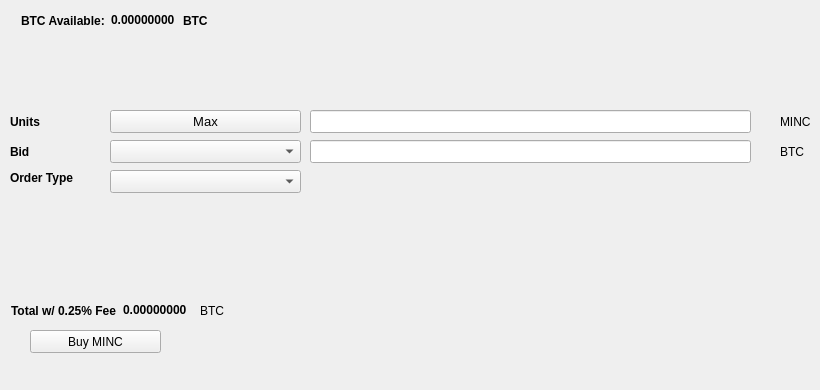
   <widget class="QWidget" name="BuyTab">
    <attribute name="title">
     <string>Buy</string>
    </attribute>
    <widget class="QPushButton" name="BuyMINC">
     <property name="geometry">
      <rect>
       <x>30</x>
       <y>330</y>
       <width>131</width>
       <height>23</height>
      </rect>
     </property>
     <property name="text">
      <string>Buy MINC</string>
     </property>
     <property name="icon">
      <iconset resource="../minnodes.qrc">
       <normaloff>:/icons/bitcoin</normaloff>:/icons/bitcoin</iconset>
     </property>
    </widget>
    <widget class="QLabel" name="label_3">
     <property name="geometry">
      <rect>
       <x>10</x>
       <y>110</y>
       <width>46</width>
       <height>23</height>
      </rect>
     </property>
     <property name="font">
      <font>
       <weight>75</weight>
       <bold>true</bold>
      </font>
     </property>
     <property name="text">
      <string>Units</string>
     </property>
    </widget>
    <widget class="QLineEdit" name="UnitsInput">
     <property name="geometry">
      <rect>
       <x>310</x>
       <y>110</y>
       <width>441</width>
       <height>23</height>
      </rect>
     </property>
     <property name="font">
      <font>
       <pointsize>9</pointsize>
       <weight>75</weight>
       <bold>true</bold>
      </font>
     </property>
    </widget>
    <widget class="QLineEdit" name="BuyBidPriceEdit">
     <property name="geometry">
      <rect>
       <x>310</x>
       <y>140</y>
       <width>441</width>
       <height>23</height>
      </rect>
     </property>
     <property name="font">
      <font>
       <pointsize>9</pointsize>
       <weight>75</weight>
       <bold>true</bold>
      </font>
     </property>
    </widget>
    <widget class="QLabel" name="label_4">
     <property name="geometry">
      <rect>
       <x>780</x>
       <y>110</y>
       <width>31</width>
       <height>23</height>
      </rect>
     </property>
     <property name="text">
      <string>MINC</string>
     </property>
    </widget>
    <widget class="QLabel" name="label_5">
     <property name="geometry">
      <rect>
       <x>780</x>
       <y>140</y>
       <width>31</width>
       <height>23</height>
      </rect>
     </property>
     <property name="text">
      <string>BTC</string>
     </property>
    </widget>
    <widget class="QLabel" name="label_6">
     <property name="geometry">
      <rect>
       <x>10</x>
       <y>140</y>
       <width>46</width>
       <height>23</height>
      </rect>
     </property>
     <property name="font">
      <font>
       <weight>75</weight>
       <bold>true</bold>
      </font>
     </property>
     <property name="text">
      <string>Bid</string>
     </property>
    </widget>
    <widget class="QLabel" name="label_7">
     <property name="geometry">
      <rect>
       <x>10</x>
       <y>170</y>
       <width>91</width>
       <height>16</height>
      </rect>
     </property>
     <property name="font">
      <font>
       <weight>75</weight>
       <bold>true</bold>
      </font>
     </property>
     <property name="text">
      <string>Order Type</string>
     </property>
    </widget>
    <widget class="QPushButton" name="Buy_Max_Amount">
     <property name="geometry">
      <rect>
       <x>110</x>
       <y>110</y>
       <width>191</width>
       <height>23</height>
      </rect>
     </property>
     <property name="font">
      <font>
       <pointsize>10</pointsize>
      </font>
     </property>
     <property name="text">
      <string>Max</string>
     </property>
    </widget>
    <widget class="QComboBox" name="BuyBidcomboBox">
     <property name="geometry">
      <rect>
       <x>110</x>
       <y>140</y>
       <width>191</width>
       <height>23</height>
      </rect>
     </property>
     <property name="font">
      <font>
       <pointsize>10</pointsize>
      </font>
     </property>
    </widget>
    <widget class="QComboBox" name="buyOrdertypeCombo">
     <property name="geometry">
      <rect>
       <x>110</x>
       <y>170</y>
       <width>191</width>
       <height>23</height>
      </rect>
     </property>
     <property name="font">
      <font>
       <pointsize>10</pointsize>
      </font>
     </property>
    </widget>
    <widget class="QWidget" name="layoutWidget1">
     <property name="geometry">
      <rect>
       <x>21</x>
       <y>11</y>
       <width>227</width>
       <height>19</height>
      </rect>
     </property>
     <layout class="QHBoxLayout" name="horizontalLayout_3">
      <item>
       <widget class="QLabel" name="label232">
        <property name="font">
         <font>
          <weight>75</weight>
          <bold>true</bold>
         </font>
        </property>
        <property name="text">
         <string>BTC Available:</string>
        </property>
       </widget>
      </item>
      <item>
       <widget class="QLabel" name="BtcAvailableLbl">
        <property name="palette">
         <palette>
          <active>
           <colorrole role="WindowText">
            <brush brushstyle="SolidPattern">
             <color alpha="255">
              <red>0</red>
              <green>0</green>
              <blue>0</blue>
             </color>
            </brush>
           </colorrole>
           <colorrole role="Button">
            <brush brushstyle="SolidPattern">
             <color alpha="255">
              <red>0</red>
              <green>170</green>
              <blue>0</blue>
             </color>
            </brush>
           </colorrole>
           <colorrole role="Light">
            <brush brushstyle="SolidPattern">
             <color alpha="255">
              <red>0</red>
              <green>255</green>
              <blue>0</blue>
             </color>
            </brush>
           </colorrole>
           <colorrole role="Midlight">
            <brush brushstyle="SolidPattern">
             <color alpha="255">
              <red>0</red>
              <green>212</green>
              <blue>0</blue>
             </color>
            </brush>
           </colorrole>
           <colorrole role="Dark">
            <brush brushstyle="SolidPattern">
             <color alpha="255">
              <red>0</red>
              <green>85</green>
              <blue>0</blue>
             </color>
            </brush>
           </colorrole>
           <colorrole role="Mid">
            <brush brushstyle="SolidPattern">
             <color alpha="255">
              <red>0</red>
              <green>113</green>
              <blue>0</blue>
             </color>
            </brush>
           </colorrole>
           <colorrole role="Text">
            <brush brushstyle="SolidPattern">
             <color alpha="255">
              <red>0</red>
              <green>170</green>
              <blue>0</blue>
             </color>
            </brush>
           </colorrole>
           <colorrole role="BrightText">
            <brush brushstyle="SolidPattern">
             <color alpha="255">
              <red>255</red>
              <green>255</green>
              <blue>255</blue>
             </color>
            </brush>
           </colorrole>
           <colorrole role="ButtonText">
            <brush brushstyle="SolidPattern">
             <color alpha="255">
              <red>0</red>
              <green>0</green>
              <blue>0</blue>
             </color>
            </brush>
           </colorrole>
           <colorrole role="Base">
            <brush brushstyle="SolidPattern">
             <color alpha="255">
              <red>255</red>
              <green>255</green>
              <blue>255</blue>
             </color>
            </brush>
           </colorrole>
           <colorrole role="Window">
            <brush brushstyle="SolidPattern">
             <color alpha="255">
              <red>0</red>
              <green>170</green>
              <blue>0</blue>
             </color>
            </brush>
           </colorrole>
           <colorrole role="Shadow">
            <brush brushstyle="SolidPattern">
             <color alpha="255">
              <red>0</red>
              <green>0</green>
              <blue>0</blue>
             </color>
            </brush>
           </colorrole>
           <colorrole role="AlternateBase">
            <brush brushstyle="SolidPattern">
             <color alpha="255">
              <red>127</red>
              <green>212</green>
              <blue>127</blue>
             </color>
            </brush>
           </colorrole>
           <colorrole role="ToolTipBase">
            <brush brushstyle="SolidPattern">
             <color alpha="255">
              <red>255</red>
              <green>255</green>
              <blue>220</blue>
             </color>
            </brush>
           </colorrole>
           <colorrole role="ToolTipText">
            <brush brushstyle="SolidPattern">
             <color alpha="255">
              <red>0</red>
              <green>0</green>
              <blue>0</blue>
             </color>
            </brush>
           </colorrole>
          </active>
          <inactive>
           <colorrole role="WindowText">
            <brush brushstyle="SolidPattern">
             <color alpha="255">
              <red>0</red>
              <green>0</green>
              <blue>0</blue>
             </color>
            </brush>
           </colorrole>
           <colorrole role="Button">
            <brush brushstyle="SolidPattern">
             <color alpha="255">
              <red>0</red>
              <green>170</green>
              <blue>0</blue>
             </color>
            </brush>
           </colorrole>
           <colorrole role="Light">
            <brush brushstyle="SolidPattern">
             <color alpha="255">
              <red>0</red>
              <green>255</green>
              <blue>0</blue>
             </color>
            </brush>
           </colorrole>
           <colorrole role="Midlight">
            <brush brushstyle="SolidPattern">
             <color alpha="255">
              <red>0</red>
              <green>212</green>
              <blue>0</blue>
             </color>
            </brush>
           </colorrole>
           <colorrole role="Dark">
            <brush brushstyle="SolidPattern">
             <color alpha="255">
              <red>0</red>
              <green>85</green>
              <blue>0</blue>
             </color>
            </brush>
           </colorrole>
           <colorrole role="Mid">
            <brush brushstyle="SolidPattern">
             <color alpha="255">
              <red>0</red>
              <green>113</green>
              <blue>0</blue>
             </color>
            </brush>
           </colorrole>
           <colorrole role="Text">
            <brush brushstyle="SolidPattern">
             <color alpha="255">
              <red>0</red>
              <green>170</green>
              <blue>0</blue>
             </color>
            </brush>
           </colorrole>
           <colorrole role="BrightText">
            <brush brushstyle="SolidPattern">
             <color alpha="255">
              <red>255</red>
              <green>255</green>
              <blue>255</blue>
             </color>
            </brush>
           </colorrole>
           <colorrole role="ButtonText">
            <brush brushstyle="SolidPattern">
             <color alpha="255">
              <red>0</red>
              <green>0</green>
              <blue>0</blue>
             </color>
            </brush>
           </colorrole>
           <colorrole role="Base">
            <brush brushstyle="SolidPattern">
             <color alpha="255">
              <red>255</red>
              <green>255</green>
              <blue>255</blue>
             </color>
            </brush>
           </colorrole>
           <colorrole role="Window">
            <brush brushstyle="SolidPattern">
             <color alpha="255">
              <red>0</red>
              <green>170</green>
              <blue>0</blue>
             </color>
            </brush>
           </colorrole>
           <colorrole role="Shadow">
            <brush brushstyle="SolidPattern">
             <color alpha="255">
              <red>0</red>
              <green>0</green>
              <blue>0</blue>
             </color>
            </brush>
           </colorrole>
           <colorrole role="AlternateBase">
            <brush brushstyle="SolidPattern">
             <color alpha="255">
              <red>127</red>
              <green>212</green>
              <blue>127</blue>
             </color>
            </brush>
           </colorrole>
           <colorrole role="ToolTipBase">
            <brush brushstyle="SolidPattern">
             <color alpha="255">
              <red>255</red>
              <green>255</green>
              <blue>220</blue>
             </color>
            </brush>
           </colorrole>
           <colorrole role="ToolTipText">
            <brush brushstyle="SolidPattern">
             <color alpha="255">
              <red>0</red>
              <green>0</green>
              <blue>0</blue>
             </color>
            </brush>
           </colorrole>
          </inactive>
          <disabled>
           <colorrole role="WindowText">
            <brush brushstyle="SolidPattern">
             <color alpha="255">
              <red>0</red>
              <green>85</green>
              <blue>0</blue>
             </color>
            </brush>
           </colorrole>
           <colorrole role="Button">
            <brush brushstyle="SolidPattern">
             <color alpha="255">
              <red>0</red>
              <green>170</green>
              <blue>0</blue>
             </color>
            </brush>
           </colorrole>
           <colorrole role="Light">
            <brush brushstyle="SolidPattern">
             <color alpha="255">
              <red>0</red>
              <green>255</green>
              <blue>0</blue>
             </color>
            </brush>
           </colorrole>
           <colorrole role="Midlight">
            <brush brushstyle="SolidPattern">
             <color alpha="255">
              <red>0</red>
              <green>212</green>
              <blue>0</blue>
             </color>
            </brush>
           </colorrole>
           <colorrole role="Dark">
            <brush brushstyle="SolidPattern">
             <color alpha="255">
              <red>0</red>
              <green>85</green>
              <blue>0</blue>
             </color>
            </brush>
           </colorrole>
           <colorrole role="Mid">
            <brush brushstyle="SolidPattern">
             <color alpha="255">
              <red>0</red>
              <green>113</green>
              <blue>0</blue>
             </color>
            </brush>
           </colorrole>
           <colorrole role="Text">
            <brush brushstyle="SolidPattern">
             <color alpha="255">
              <red>0</red>
              <green>85</green>
              <blue>0</blue>
             </color>
            </brush>
           </colorrole>
           <colorrole role="BrightText">
            <brush brushstyle="SolidPattern">
             <color alpha="255">
              <red>255</red>
              <green>255</green>
              <blue>255</blue>
             </color>
            </brush>
           </colorrole>
           <colorrole role="ButtonText">
            <brush brushstyle="SolidPattern">
             <color alpha="255">
              <red>0</red>
              <green>85</green>
              <blue>0</blue>
             </color>
            </brush>
           </colorrole>
           <colorrole role="Base">
            <brush brushstyle="SolidPattern">
             <color alpha="255">
              <red>0</red>
              <green>170</green>
              <blue>0</blue>
             </color>
            </brush>
           </colorrole>
           <colorrole role="Window">
            <brush brushstyle="SolidPattern">
             <color alpha="255">
              <red>0</red>
              <green>170</green>
              <blue>0</blue>
             </color>
            </brush>
           </colorrole>
           <colorrole role="Shadow">
            <brush brushstyle="SolidPattern">
             <color alpha="255">
              <red>0</red>
              <green>0</green>
              <blue>0</blue>
             </color>
            </brush>
           </colorrole>
           <colorrole role="AlternateBase">
            <brush brushstyle="SolidPattern">
             <color alpha="255">
              <red>0</red>
              <green>170</green>
              <blue>0</blue>
             </color>
            </brush>
           </colorrole>
           <colorrole role="ToolTipBase">
            <brush brushstyle="SolidPattern">
             <color alpha="255">
              <red>255</red>
              <green>255</green>
              <blue>220</blue>
             </color>
            </brush>
           </colorrole>
           <colorrole role="ToolTipText">
            <brush brushstyle="SolidPattern">
             <color alpha="255">
              <red>0</red>
              <green>0</green>
              <blue>0</blue>
             </color>
            </brush>
           </colorrole>
          </disabled>
         </palette>
        </property>
        <property name="font">
         <font>
          <weight>75</weight>
          <bold>true</bold>
         </font>
        </property>
        <property name="text">
         <string>0.00000000</string>
        </property>
        <property name="textInteractionFlags">
         <set>Qt::LinksAccessibleByMouse|Qt::TextSelectableByKeyboard|Qt::TextSelectableByMouse</set>
        </property>
       </widget>
      </item>
      <item>
       <widget class="QLabel" name="BtcAvailableLbl_2">
        <property name="font">
         <font>
          <weight>75</weight>
          <bold>true</bold>
         </font>
        </property>
        <property name="text">
         <string>BTC</string>
        </property>
       </widget>
      </item>
     </layout>
    </widget>
    <widget class="QWidget" name="layoutWidge2">
     <property name="geometry">
      <rect>
       <x>11</x>
       <y>301</y>
       <width>259</width>
       <height>19</height>
      </rect>
     </property>
     <layout class="QHBoxLayout" name="horizontalLayout_4">
      <item>
       <widget class="QLabel" name="label_9">
        <property name="font">
         <font>
          <weight>75</weight>
          <bold>true</bold>
         </font>
        </property>
        <property name="text">
         <string>Total w/ 0.25% Fee</string>
        </property>
       </widget>
      </item>
      <item>
       <widget class="QLabel" name="BuyCostLabel">
        <property name="palette">
         <palette>
          <active>
           <colorrole role="WindowText">
            <brush brushstyle="SolidPattern">
             <color alpha="255">
              <red>0</red>
              <green>0</green>
              <blue>0</blue>
             </color>
            </brush>
           </colorrole>
           <colorrole role="Button">
            <brush brushstyle="SolidPattern">
             <color alpha="255">
              <red>0</red>
              <green>170</green>
              <blue>0</blue>
             </color>
            </brush>
           </colorrole>
           <colorrole role="Light">
            <brush brushstyle="SolidPattern">
             <color alpha="255">
              <red>0</red>
              <green>255</green>
              <blue>0</blue>
             </color>
            </brush>
           </colorrole>
           <colorrole role="Midlight">
            <brush brushstyle="SolidPattern">
             <color alpha="255">
              <red>0</red>
              <green>212</green>
              <blue>0</blue>
             </color>
            </brush>
           </colorrole>
           <colorrole role="Dark">
            <brush brushstyle="SolidPattern">
             <color alpha="255">
              <red>0</red>
              <green>85</green>
              <blue>0</blue>
             </color>
            </brush>
           </colorrole>
           <colorrole role="Mid">
            <brush brushstyle="SolidPattern">
             <color alpha="255">
              <red>0</red>
              <green>113</green>
              <blue>0</blue>
             </color>
            </brush>
           </colorrole>
           <colorrole role="Text">
            <brush brushstyle="SolidPattern">
             <color alpha="255">
              <red>0</red>
              <green>170</green>
              <blue>0</blue>
             </color>
            </brush>
           </colorrole>
           <colorrole role="BrightText">
            <brush brushstyle="SolidPattern">
             <color alpha="255">
              <red>255</red>
              <green>255</green>
              <blue>255</blue>
             </color>
            </brush>
           </colorrole>
           <colorrole role="ButtonText">
            <brush brushstyle="SolidPattern">
             <color alpha="255">
              <red>0</red>
              <green>0</green>
              <blue>0</blue>
             </color>
            </brush>
           </colorrole>
           <colorrole role="Base">
            <brush brushstyle="SolidPattern">
             <color alpha="255">
              <red>255</red>
              <green>255</green>
              <blue>255</blue>
             </color>
            </brush>
           </colorrole>
           <colorrole role="Window">
            <brush brushstyle="SolidPattern">
             <color alpha="255">
              <red>0</red>
              <green>170</green>
              <blue>0</blue>
             </color>
            </brush>
           </colorrole>
           <colorrole role="Shadow">
            <brush brushstyle="SolidPattern">
             <color alpha="255">
              <red>0</red>
              <green>0</green>
              <blue>0</blue>
             </color>
            </brush>
           </colorrole>
           <colorrole role="AlternateBase">
            <brush brushstyle="SolidPattern">
             <color alpha="255">
              <red>127</red>
              <green>212</green>
              <blue>127</blue>
             </color>
            </brush>
           </colorrole>
           <colorrole role="ToolTipBase">
            <brush brushstyle="SolidPattern">
             <color alpha="255">
              <red>255</red>
              <green>255</green>
              <blue>220</blue>
             </color>
            </brush>
           </colorrole>
           <colorrole role="ToolTipText">
            <brush brushstyle="SolidPattern">
             <color alpha="255">
              <red>0</red>
              <green>0</green>
              <blue>0</blue>
             </color>
            </brush>
           </colorrole>
          </active>
          <inactive>
           <colorrole role="WindowText">
            <brush brushstyle="SolidPattern">
             <color alpha="255">
              <red>0</red>
              <green>0</green>
              <blue>0</blue>
             </color>
            </brush>
           </colorrole>
           <colorrole role="Button">
            <brush brushstyle="SolidPattern">
             <color alpha="255">
              <red>0</red>
              <green>170</green>
              <blue>0</blue>
             </color>
            </brush>
           </colorrole>
           <colorrole role="Light">
            <brush brushstyle="SolidPattern">
             <color alpha="255">
              <red>0</red>
              <green>255</green>
              <blue>0</blue>
             </color>
            </brush>
           </colorrole>
           <colorrole role="Midlight">
            <brush brushstyle="SolidPattern">
             <color alpha="255">
              <red>0</red>
              <green>212</green>
              <blue>0</blue>
             </color>
            </brush>
           </colorrole>
           <colorrole role="Dark">
            <brush brushstyle="SolidPattern">
             <color alpha="255">
              <red>0</red>
              <green>85</green>
              <blue>0</blue>
             </color>
            </brush>
           </colorrole>
           <colorrole role="Mid">
            <brush brushstyle="SolidPattern">
             <color alpha="255">
              <red>0</red>
              <green>113</green>
              <blue>0</blue>
             </color>
            </brush>
           </colorrole>
           <colorrole role="Text">
            <brush brushstyle="SolidPattern">
             <color alpha="255">
              <red>0</red>
              <green>170</green>
              <blue>0</blue>
             </color>
            </brush>
           </colorrole>
           <colorrole role="BrightText">
            <brush brushstyle="SolidPattern">
             <color alpha="255">
              <red>255</red>
              <green>255</green>
              <blue>255</blue>
             </color>
            </brush>
           </colorrole>
           <colorrole role="ButtonText">
            <brush brushstyle="SolidPattern">
             <color alpha="255">
              <red>0</red>
              <green>0</green>
              <blue>0</blue>
             </color>
            </brush>
           </colorrole>
           <colorrole role="Base">
            <brush brushstyle="SolidPattern">
             <color alpha="255">
              <red>255</red>
              <green>255</green>
              <blue>255</blue>
             </color>
            </brush>
           </colorrole>
           <colorrole role="Window">
            <brush brushstyle="SolidPattern">
             <color alpha="255">
              <red>0</red>
              <green>170</green>
              <blue>0</blue>
             </color>
            </brush>
           </colorrole>
           <colorrole role="Shadow">
            <brush brushstyle="SolidPattern">
             <color alpha="255">
              <red>0</red>
              <green>0</green>
              <blue>0</blue>
             </color>
            </brush>
           </colorrole>
           <colorrole role="AlternateBase">
            <brush brushstyle="SolidPattern">
             <color alpha="255">
              <red>127</red>
              <green>212</green>
              <blue>127</blue>
             </color>
            </brush>
           </colorrole>
           <colorrole role="ToolTipBase">
            <brush brushstyle="SolidPattern">
             <color alpha="255">
              <red>255</red>
              <green>255</green>
              <blue>220</blue>
             </color>
            </brush>
           </colorrole>
           <colorrole role="ToolTipText">
            <brush brushstyle="SolidPattern">
             <color alpha="255">
              <red>0</red>
              <green>0</green>
              <blue>0</blue>
             </color>
            </brush>
           </colorrole>
          </inactive>
          <disabled>
           <colorrole role="WindowText">
            <brush brushstyle="SolidPattern">
             <color alpha="255">
              <red>0</red>
              <green>85</green>
              <blue>0</blue>
             </color>
            </brush>
           </colorrole>
           <colorrole role="Button">
            <brush brushstyle="SolidPattern">
             <color alpha="255">
              <red>0</red>
              <green>170</green>
              <blue>0</blue>
             </color>
            </brush>
           </colorrole>
           <colorrole role="Light">
            <brush brushstyle="SolidPattern">
             <color alpha="255">
              <red>0</red>
              <green>255</green>
              <blue>0</blue>
             </color>
            </brush>
           </colorrole>
           <colorrole role="Midlight">
            <brush brushstyle="SolidPattern">
             <color alpha="255">
              <red>0</red>
              <green>212</green>
              <blue>0</blue>
             </color>
            </brush>
           </colorrole>
           <colorrole role="Dark">
            <brush brushstyle="SolidPattern">
             <color alpha="255">
              <red>0</red>
              <green>85</green>
              <blue>0</blue>
             </color>
            </brush>
           </colorrole>
           <colorrole role="Mid">
            <brush brushstyle="SolidPattern">
             <color alpha="255">
              <red>0</red>
              <green>113</green>
              <blue>0</blue>
             </color>
            </brush>
           </colorrole>
           <colorrole role="Text">
            <brush brushstyle="SolidPattern">
             <color alpha="255">
              <red>0</red>
              <green>85</green>
              <blue>0</blue>
             </color>
            </brush>
           </colorrole>
           <colorrole role="BrightText">
            <brush brushstyle="SolidPattern">
             <color alpha="255">
              <red>255</red>
              <green>255</green>
              <blue>255</blue>
             </color>
            </brush>
           </colorrole>
           <colorrole role="ButtonText">
            <brush brushstyle="SolidPattern">
             <color alpha="255">
              <red>0</red>
              <green>85</green>
              <blue>0</blue>
             </color>
            </brush>
           </colorrole>
           <colorrole role="Base">
            <brush brushstyle="SolidPattern">
             <color alpha="255">
              <red>0</red>
              <green>170</green>
              <blue>0</blue>
             </color>
            </brush>
           </colorrole>
           <colorrole role="Window">
            <brush brushstyle="SolidPattern">
             <color alpha="255">
              <red>0</red>
              <green>170</green>
              <blue>0</blue>
             </color>
            </brush>
           </colorrole>
           <colorrole role="Shadow">
            <brush brushstyle="SolidPattern">
             <color alpha="255">
              <red>0</red>
              <green>0</green>
              <blue>0</blue>
             </color>
            </brush>
           </colorrole>
           <colorrole role="AlternateBase">
            <brush brushstyle="SolidPattern">
             <color alpha="255">
              <red>0</red>
              <green>170</green>
              <blue>0</blue>
             </color>
            </brush>
           </colorrole>
           <colorrole role="ToolTipBase">
            <brush brushstyle="SolidPattern">
             <color alpha="255">
              <red>255</red>
              <green>255</green>
              <blue>220</blue>
             </color>
            </brush>
           </colorrole>
           <colorrole role="ToolTipText">
            <brush brushstyle="SolidPattern">
             <color alpha="255">
              <red>0</red>
              <green>0</green>
              <blue>0</blue>
             </color>
            </brush>
           </colorrole>
          </disabled>
         </palette>
        </property>
        <property name="font">
         <font>
          <weight>75</weight>
          <bold>true</bold>
         </font>
        </property>
        <property name="autoFillBackground">
         <bool>false</bool>
        </property>
        <property name="text">
         <string>0.00000000</string>
        </property>
        <property name="textInteractionFlags">
         <set>Qt::LinksAccessibleByMouse|Qt::TextSelectableByMouse</set>
        </property>
       </widget>
      </item>
      <item>
       <widget class="QLabel" name="label_10">
        <property name="font">
         <font>
          <weight>50</weight>
          <bold>false</bold>
         </font>
        </property>
        <property name="text">
         <string>BTC</string>
        </property>
       </widget>
      </item>
     </layout>
    </widget>
    <widget class="QLabel" name="label_24">
     <property name="geometry">
      <rect>
       <x>460</x>
       <y>300</y>
       <width>281</width>
       <height>81</height>
      </rect>
     </property>
     <property name="text">
      <string/>
     </property>
     <property name="pixmap">
      <pixmap>:/images/bittrex</pixmap>
     </property>
    </widget>
   </widget>
